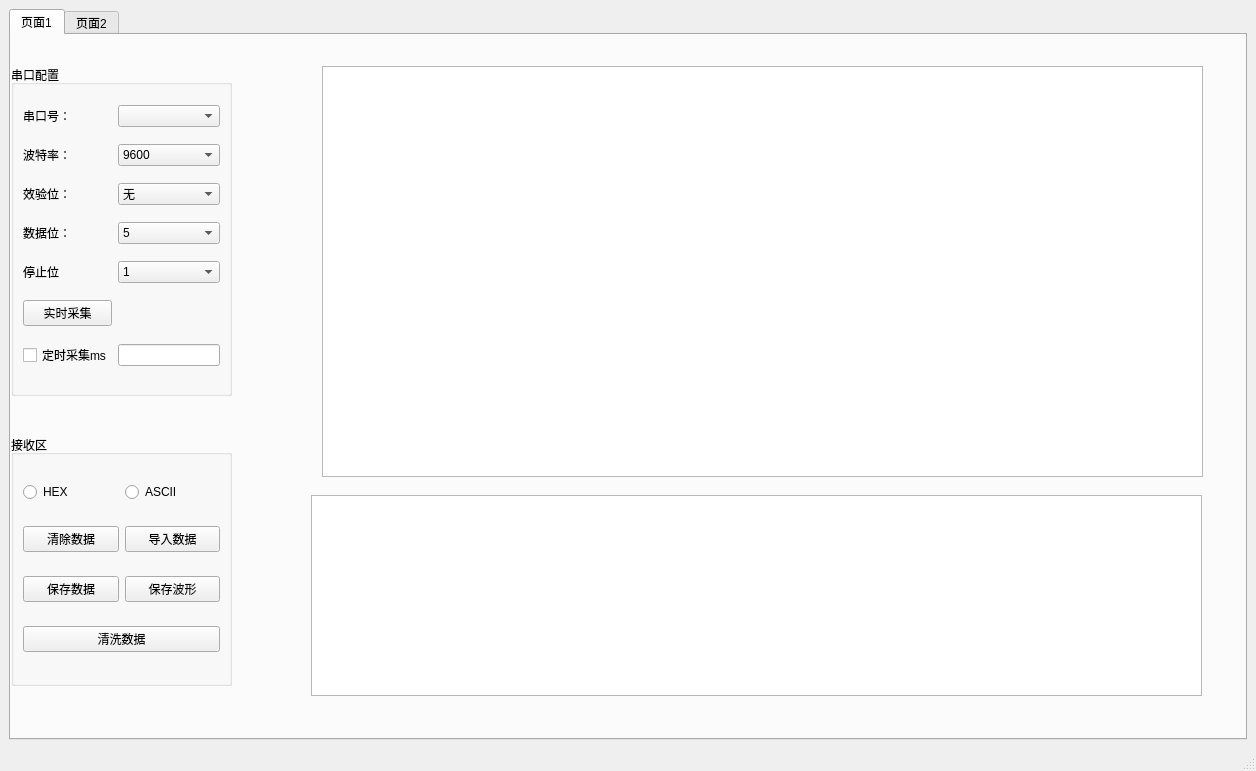
<?xml version="1.0" encoding="UTF-8"?>
<ui version="4.0">
 <class>MainWindow</class>
 <widget class="QMainWindow" name="MainWindow">
  <property name="geometry">
   <rect>
    <x>0</x>
    <y>0</y>
    <width>1256</width>
    <height>771</height>
   </rect>
  </property>
  <property name="windowTitle">
   <string>MainWindow</string>
  </property>
  <widget class="QWidget" name="centralwidget">
   <layout class="QVBoxLayout" name="verticalLayout">
    <item>
     <widget class="QTabWidget" name="tabWidget">
      <property name="sizePolicy">
       <sizepolicy hsizetype="Expanding" vsizetype="Expanding">
        <horstretch>0</horstretch>
        <verstretch>0</verstretch>
       </sizepolicy>
      </property>
      <property name="currentIndex">
       <number>0</number>
      </property>
      <widget class="QWidget" name="tab">
       <attribute name="title">
        <string>页面1</string>
       </attribute>
       <widget class="QGroupBox" name="groupBox">
        <property name="geometry">
         <rect>
          <x>0</x>
          <y>30</y>
          <width>221</width>
          <height>331</height>
         </rect>
        </property>
        <property name="sizePolicy">
         <sizepolicy hsizetype="Expanding" vsizetype="Expanding">
          <horstretch>0</horstretch>
          <verstretch>0</verstretch>
         </sizepolicy>
        </property>
        <property name="title">
         <string>串口配置</string>
        </property>
        <layout class="QGridLayout" name="gridLayout">
         <item row="5" column="0">
          <widget class="QPushButton" name="pushButton_3">
           <property name="text">
            <string>实时采集</string>
           </property>
          </widget>
         </item>
         <item row="1" column="1">
          <widget class="QComboBox" name="comboBox_2">
           <item>
            <property name="text">
             <string>9600</string>
            </property>
           </item>
           <item>
            <property name="text">
             <string>115200</string>
            </property>
           </item>
          </widget>
         </item>
         <item row="4" column="1">
          <widget class="QComboBox" name="comboBox_5">
           <item>
            <property name="text">
             <string>1</string>
            </property>
           </item>
           <item>
            <property name="text">
             <string>1.5</string>
            </property>
           </item>
           <item>
            <property name="text">
             <string>2</string>
            </property>
           </item>
          </widget>
         </item>
         <item row="3" column="0">
          <widget class="QLabel" name="label_4">
           <property name="text">
            <string>数据位：</string>
           </property>
          </widget>
         </item>
         <item row="2" column="0">
          <widget class="QLabel" name="label_3">
           <property name="text">
            <string>效验位：</string>
           </property>
          </widget>
         </item>
         <item row="1" column="0">
          <widget class="QLabel" name="label_2">
           <property name="text">
            <string>波特率：</string>
           </property>
          </widget>
         </item>
         <item row="4" column="0">
          <widget class="QLabel" name="label_5">
           <property name="text">
            <string>停止位</string>
           </property>
          </widget>
         </item>
         <item row="3" column="1">
          <widget class="QComboBox" name="comboBox_4">
           <item>
            <property name="text">
             <string>5</string>
            </property>
           </item>
           <item>
            <property name="text">
             <string>6</string>
            </property>
           </item>
           <item>
            <property name="text">
             <string>7</string>
            </property>
           </item>
           <item>
            <property name="text">
             <string>8</string>
            </property>
           </item>
          </widget>
         </item>
         <item row="0" column="0">
          <widget class="QLabel" name="label">
           <property name="text">
            <string>串口号：</string>
           </property>
          </widget>
         </item>
         <item row="0" column="1">
          <widget class="QComboBox" name="comboBox"/>
         </item>
         <item row="2" column="1">
          <widget class="QComboBox" name="comboBox_3">
           <item>
            <property name="text">
             <string>无</string>
            </property>
           </item>
           <item>
            <property name="text">
             <string>奇</string>
            </property>
           </item>
           <item>
            <property name="text">
             <string>偶</string>
            </property>
           </item>
          </widget>
         </item>
         <item row="6" column="0">
          <widget class="QCheckBox" name="checkBox">
           <property name="text">
            <string>定时采集ms</string>
           </property>
          </widget>
         </item>
         <item row="6" column="1">
          <widget class="QLineEdit" name="lineEdit"/>
         </item>
        </layout>
       </widget>
       <widget class="QGroupBox" name="groupBox_2">
        <property name="geometry">
         <rect>
          <x>0</x>
          <y>400</y>
          <width>221</width>
          <height>251</height>
         </rect>
        </property>
        <property name="title">
         <string>接收区</string>
        </property>
        <layout class="QGridLayout" name="gridLayout_3">
         <item row="0" column="0">
          <widget class="QRadioButton" name="radioButton">
           <property name="text">
            <string>HEX</string>
           </property>
          </widget>
         </item>
         <item row="0" column="1">
          <widget class="QRadioButton" name="radioButton_2">
           <property name="text">
            <string>ASCII</string>
           </property>
          </widget>
         </item>
         <item row="1" column="0">
          <widget class="QPushButton" name="pushButton_4">
           <property name="text">
            <string>清除数据</string>
           </property>
          </widget>
         </item>
         <item row="1" column="1">
          <widget class="QPushButton" name="pushButton_5">
           <property name="text">
            <string>导入数据</string>
           </property>
          </widget>
         </item>
         <item row="2" column="0">
          <widget class="QPushButton" name="pushButton_6">
           <property name="text">
            <string>保存数据</string>
           </property>
          </widget>
         </item>
         <item row="2" column="1">
          <widget class="QPushButton" name="pushButton_7">
           <property name="text">
            <string>保存波形</string>
           </property>
          </widget>
         </item>
         <item row="3" column="0" colspan="2">
          <widget class="QPushButton" name="pushButton_8">
           <property name="text">
            <string>清洗数据</string>
           </property>
          </widget>
         </item>
        </layout>
       </widget>
       <widget class="QWidget" name="widget" native="true">
        <property name="geometry">
         <rect>
          <x>300</x>
          <y>20</y>
          <width>911</width>
          <height>641</height>
         </rect>
        </property>
        <widget class="MYChartView" name="ChartView">
         <property name="geometry">
          <rect>
           <x>11</x>
           <y>11</y>
           <width>881</width>
           <height>411</height>
          </rect>
         </property>
        </widget>
        <widget class="QTextEdit" name="textEdit">
         <property name="geometry">
          <rect>
           <x>0</x>
           <y>440</y>
           <width>891</width>
           <height>201</height>
          </rect>
         </property>
        </widget>
       </widget>
      </widget>
      <widget class="QWidget" name="tab_2">
       <attribute name="title">
        <string>页面2</string>
       </attribute>
       <widget class="QGroupBox" name="groupBox_3">
        <property name="geometry">
         <rect>
          <x>0</x>
          <y>20</y>
          <width>251</width>
          <height>221</height>
         </rect>
        </property>
        <property name="title">
         <string>巴特沃斯滤波器</string>
        </property>
        <layout class="QGridLayout" name="gridLayout_2">
         <item row="0" column="0">
          <widget class="QLabel" name="label_6">
           <property name="text">
            <string>阶数：</string>
           </property>
          </widget>
         </item>
         <item row="0" column="1">
          <widget class="QComboBox" name="comboBox_6">
           <item>
            <property name="text">
             <string>1</string>
            </property>
           </item>
           <item>
            <property name="text">
             <string>2</string>
            </property>
           </item>
           <item>
            <property name="text">
             <string>3</string>
            </property>
           </item>
           <item>
            <property name="text">
             <string>4</string>
            </property>
           </item>
          </widget>
         </item>
         <item row="1" column="0">
          <widget class="QLabel" name="label_7">
           <property name="text">
            <string>上限截至频率：</string>
           </property>
          </widget>
         </item>
         <item row="1" column="1">
          <widget class="QDoubleSpinBox" name="doubleSpinBox"/>
         </item>
         <item row="2" column="0">
          <widget class="QLabel" name="label_8">
           <property name="text">
            <string>下限截至频率：</string>
           </property>
          </widget>
         </item>
         <item row="2" column="1">
          <widget class="QDoubleSpinBox" name="doubleSpinBox_2"/>
         </item>
         <item row="3" column="0">
          <widget class="QPushButton" name="pushButton">
           <property name="text">
            <string>保存滤波后波形</string>
           </property>
          </widget>
         </item>
         <item row="3" column="1">
          <widget class="QPushButton" name="pushButton_2">
           <property name="text">
            <string>滤波</string>
           </property>
          </widget>
         </item>
        </layout>
       </widget>
       <widget class="QWidget" name="widget_2" native="true">
        <property name="geometry">
         <rect>
          <x>290</x>
          <y>0</y>
          <width>921</width>
          <height>691</height>
         </rect>
        </property>
        <widget class="MYChartView" name="ChartView_2">
         <property name="geometry">
          <rect>
           <x>10</x>
           <y>0</y>
           <width>911</width>
           <height>431</height>
          </rect>
         </property>
        </widget>
        <widget class="QTextEdit" name="textEdit_2">
         <property name="geometry">
          <rect>
           <x>10</x>
           <y>450</y>
           <width>901</width>
           <height>231</height>
          </rect>
         </property>
        </widget>
       </widget>
       <widget class="QGroupBox" name="groupBox_4">
        <property name="geometry">
         <rect>
          <x>10</x>
          <y>260</y>
          <width>211</width>
          <height>191</height>
         </rect>
        </property>
        <property name="title">
         <string>疲劳测试</string>
        </property>
        <layout class="QVBoxLayout" name="verticalLayout_2">
         <item>
          <widget class="QPushButton" name="pushButton_9">
           <property name="text">
            <string>测试</string>
           </property>
          </widget>
         </item>
         <item>
          <widget class="QLabel" name="label_9">
           <property name="text">
            <string>疲劳等级：</string>
           </property>
          </widget>
         </item>
        </layout>
       </widget>
      </widget>
     </widget>
    </item>
   </layout>
  </widget>
  <widget class="QStatusBar" name="statusbar"/>
  <action name="actionfile">
   <property name="text">
    <string>file</string>
   </property>
   <property name="toolTip">
    <string>导入文件</string>
   </property>
  </action>
  <action name="actionsave">
   <property name="text">
    <string>save</string>
   </property>
  </action>
 </widget>
 <customwidgets>
  <customwidget>
   <class>MYChartView</class>
   <extends>QGraphicsView</extends>
   <header location="global">mychartview.h</header>
  </customwidget>
 </customwidgets>
 <resources/>
 <connections/>
</ui>
